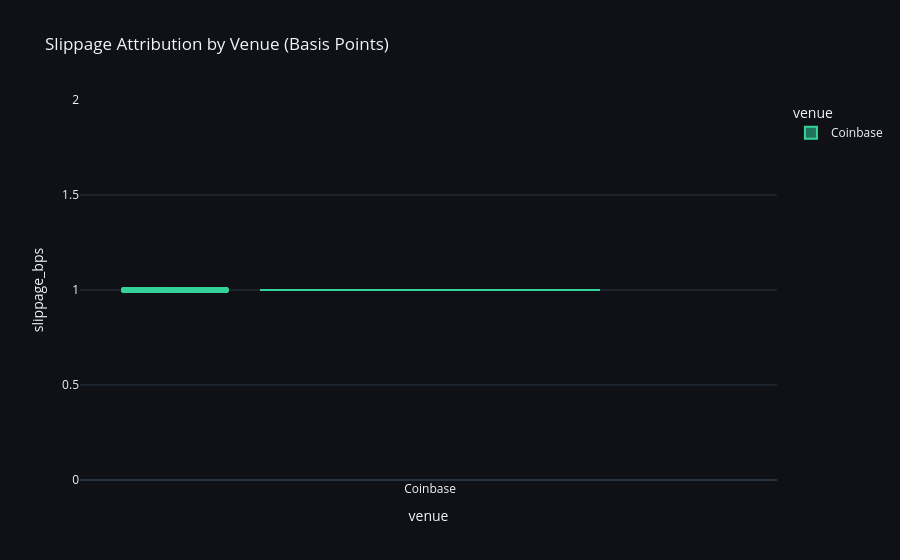

The notebook cell saved with this chart:
### Markdown cell above
## 2. Slippage vs Venue Distribution
Understanding which SOR (Smart Order Router) destination provides the tightest execution.

### Code cell
fig_slip = px.box(
    fills.to_pandas(), 
    x='venue', y='slippage_bps', color='venue', 
    points="all", 
    title="Slippage Attribution by Venue (Basis Points)",
    color_discrete_sequence=['#34d399', '#f59e0b', '#38bdf8']
)
fig_slip.update_layout(**PLOTLY_DARK)
fig_slip.show()

### Figure 1 — Plotly figure (JSON) as saved in the notebook; plotly's stock layout.template omitted (floating-point values rounded to 4 significant figures; data arrays with more than 128 entries replaced by an {"elided": "..."} marker saying what was removed)
{"data": [{"alignmentgroup": "True", "boxpoints": "all", "hovertemplate": "venue=%{x}<br>slippage_bps=%{y}<extra></extra>", "legendgroup": "Coinbase", "marker": {"color": "#34d399"}, "name": "Coinbase", "notched": false, "offsetgroup": "Coinbase", "orientation": "v", "showlegend": true, "type": "box", "x": {"elided": "1000 str values"}, "x0": " ", "xaxis": "x", "y": {"elided": "1000 float values"}, "y0": " ", "yaxis": "y"}], "layout": {"boxmode": "overlay", "legend": {"title": {"text": "venue"}, "tracegroupgap": 0}, "paper_bgcolor": "#0f1117", "plot_bgcolor": "#0f1117", "title": {"text": "Slippage Attribution by Venue (Basis Points)"}, "xaxis": {"anchor": "y", "categoryarray": ["Coinbase"], "categoryorder": "array", "domain": [0, 1], "title": {"text": "venue"}}, "yaxis": {"anchor": "x", "domain": [0, 1], "title": {"text": "slippage_bps"}}}}
